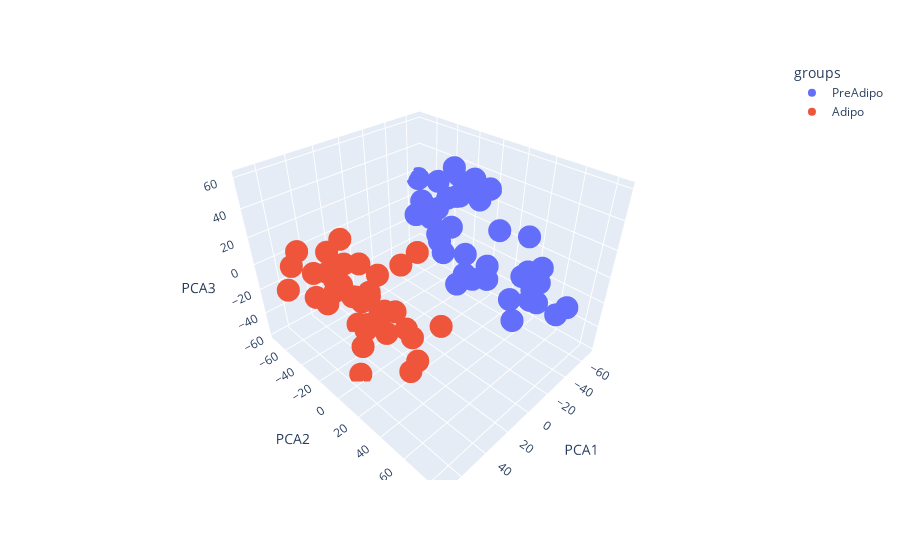

The notebook cell saved with this chart:
### Markdown cell above
h)

### Code cell
X = transcriptomics_transf.T.to_numpy(dtype=float)
pca = PCA(n_components=3)
pca_output_log = pca.fit_transform(X)
pca_output_log_df = pd.DataFrame(pca_output_log, columns=['PCA1', 'PCA2', 'PCA3'])
pca_output_log_df["groups"] =dict_sample.values()

fig = px.scatter_3d(pca_output_log_df, x='PCA1', y='PCA2', z='PCA3', color="groups")
fig.show()

### Figure 1 — Plotly figure (JSON) as saved in the notebook; plotly's stock layout.template omitted (floating-point values rounded to 4 significant figures)
{"data": [{"hovertemplate": "groups=PreAdipo<br>PCA1=%{x}<br>PCA2=%{y}<br>PCA3=%{z}<extra></extra>", "legendgroup": "PreAdipo", "marker": {"color": "#636efa", "symbol": "circle"}, "mode": "markers", "name": "PreAdipo", "scene": "scene", "showlegend": true, "type": "scatter3d", "x": [-42.83, -46.52, -63.71, -57.73, -49.4, -46.01, -37.49, -62.77, -55.12, -33.8, -37.04, -52.2, -37.75, -52.29, -68.84, -57.39, -45.85, -32.65, -53.6, -62.97, -44.64, -55.14, -64.0, -48.41, -47.62, -54.91, -66.13, -34.15, -54.24, -31.14, -36.39, -25.5, -41.47, -68.5, -37.13, -37.03, -46.11, -47.04, -55.69, -54.33], "y": [58.87, -5.596, -33.93, -67.49, -52.32, -19.15, 41.62, -0.2629, -41.72, 77.8, 29.1, -5.37, 61.54, -14.66, -33.79, -25.12, 56.65, 84.39, -39.67, -27.33, 52.04, -2.418, -49.88, 45.89, -13.52, -38.97, -73.26, 58.6, 39.97, 60.93, 10.44, 12.14, -22.2, -4.35, 45.8, 49.04, -39.64, 14.08, -32.25, 9.157], "z": [7.285, -14.51, 37.01, -11.24, 9.441, 2.245, -23.7, 32.67, 4.918, -12.86, 23.56, 41.56, -15.23, 29.27, 29.6, 20.03, -6.622, -2.798, -15.54, 17.53, -1.167, 26.37, 21.12, -4.806, -45.64, -21.85, 14.93, -12.87, 16.34, -1.842, -22.87, -12.12, -18.48, 28.97, -38.99, -1.008, 1.704, -15.28, 16.79, -32.97]}, {"hovertemplate": "groups=Adipo<br>PCA1=%{x}<br>PCA2=%{y}<br>PCA3=%{z}<extra></extra>", "legendgroup": "Adipo", "marker": {"color": "#EF553B", "symbol": "circle"}, "mode": "markers", "name": "Adipo", "scene": "scene", "showlegend": true, "type": "scatter3d", "x": [57.59, 62.47, 51.33, 46.82, 46.83, 34.37, 51.97, 61.29, 67.56, 61.6, 29.62, 42.86, 38.32, 59.14, 66.0, 63.52, 25.17, 68.22, 50.72, 32.39, 34.09, 26.88, 20.4, 38.83, 67.61, 29.71, 69.9, 48.39, 35.71, 62.47, 31.92, 35.72, 64.16, 55.23, 64.14, 53.78, 69.01, 61.58, 30.88, 27.24], "y": [-24.5, 4.259, 48.61, 36.82, 34.23, 48.29, -22.46, -29.19, -32.65, -29.96, -44.71, 5.063, 33.65, -11.81, 53.78, -4.613, -42.2, 22.95, 22.07, -15.96, -32.1, 17.09, -6.047, -50.77, -52.21, -5.109, 29.41, -21.23, -19.25, 17.92, -6.816, -11.37, 34.66, -17.46, 15.37, -3.433, 1.025, -54.19, -23.49, -28.86], "z": [-10.68, 50.01, 57.59, -31.55, -0.6437, 2.244, 9.463, 11.51, 28.01, -6.533, -4.841, -17.94, -31.4, 6.594, 60.32, 28.15, -58.06, -6.813, -9.217, -13.88, -22.46, -31.38, -28.07, -10.26, -9.87, -21.4, 10.25, 0.4989, 10.62, 17.81, 6.719, -6.6, 21.15, 10.18, 20.41, -58.74, 43.88, 4.264, -43.36, -24.87]}], "layout": {"legend": {"title": {"text": "groups"}, "tracegroupgap": 0}, "margin": {"t": 60}, "scene": {"domain": {"x": [0, 1], "y": [0, 1]}, "xaxis": {"title": {"text": "PCA1"}}, "yaxis": {"title": {"text": "PCA2"}}, "zaxis": {"title": {"text": "PCA3"}}}}}
